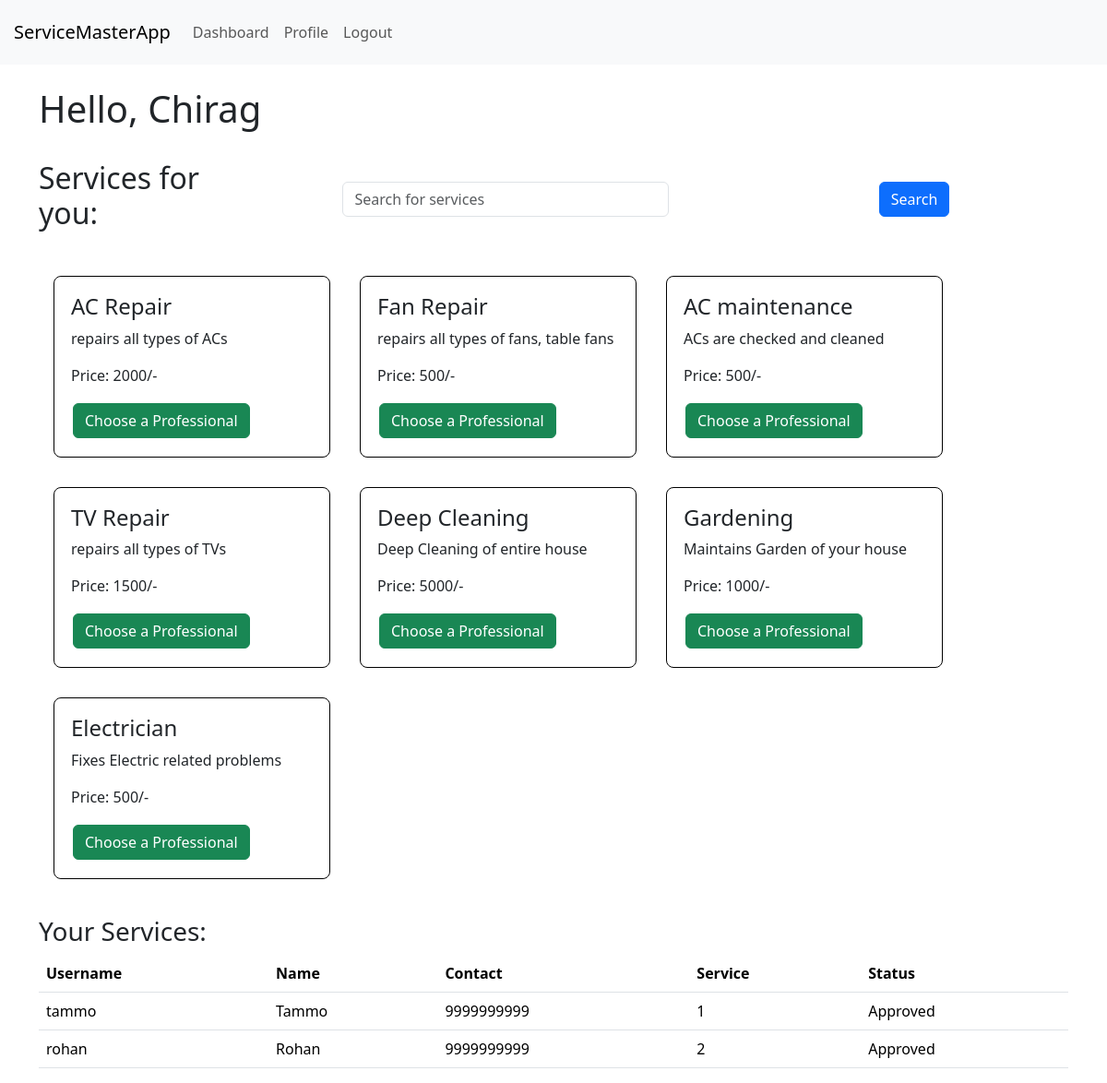
Page /cdashboard (signed in) on the committed database.
### models.py (models this page shows, shortened)
class Customer(db.Model):
    __tablename__='customer'
    id=db.Column(db.Integer, primary_key=True)
    username=db.Column(db.String(32), nullable=False, unique=True)
    passwordhash=db.Column(db.String(512), nullable=False)
    name=db.Column(db.String(64), nullable=False)
    pincode=db.Column(db.String(8), nullable=False)
    utype=db.Column(db.String(16), nullable=False, default='Customer')
    is_admin = db.Column(db.Boolean, nullable=False, default=False)
    @property
    def password(self):
        raise AttributeError('password is not a readable attribute')

class Service(db.Model):
    __tablename__='service'
    id=db.Column(db.Integer,primary_key=True)
    name=db.Column(db.String(32),nullable=False)
    price=db.Column(db.Integer, nullable=False)
    description=db.Column(db.String(512), nullable=False)
    time=db.Column(db.Integer,nullable=False)
    professionals=db.relationship('Professional', backref='service', lazy=True)

class Professional(db.Model):
    __tablename__='professional'
    id=db.Column(db.Integer, primary_key=True)
    username=db.Column(db.String(32), nullable=False, unique=True)
    passwordhash=db.Column(db.String(512), nullable=False)
    name=db.Column(db.String(64), nullable=False)
    contact=db.Column(db.Integer, nullable=False)
    service_id=db.Column(db.Integer, db.ForeignKey('service.id'), nullable=False)
    experience=db.Column(db.Integer, nullable=False)
    pincode=db.Column(db.String(8), nullable=False)
    utype=db.Column(db.String(16), nullable=False, default='Professional')
    status=db.Column(db.String(16), nullable=True, default='Pending')
    profile=db.Column(db.String(512), nullable=False)
    @property
    def password(self):
        raise AttributeError('password is not a readable attribute')

### routes.py (the view)
@app.route('/cdashboard')
@auth_required
def cdashboard():
    user=Customer.query.get(session['user_id'])
    pincode=user.pincode
    search=request.args.get('search')
    if not search:
        return render_template('cdashboard.html',user=user, services=Service.query.all(), professional=Professional.query.filter_by(status='Approved', pincode=pincode))
    return render_template('cdashboard.html',user=user, services=Service.query.filter(Service.name.ilike('%' + search + '%')).all(), professional=Professional.query.filter_by(status='Approved', pincode=pincode))

### routes.py (called while the page is built)
def auth_required(func):
    @wraps(func)
    def inner(*args, **kwargs):
        if 'user_id' not in session:
            flash('Please Login')
            return redirect(url_for('login'))
        return func(*args, **kwargs)
    return inner

### templates/cdashboard.html (shortened to what this page needs)
{% extends 'layout.html' %}
{% block content %}
<br>
<h1>Hello, {{user.name}}</h1>
<br>
<div class="heading">
    <h2>Services for you:</h2>
    <div class="container-fluid">
        <form class="searchbar">
        <input type="text" class="form-control" id="search" name="search" placeholder="Search for services">
        <button type="submit" class="btn btn-primary">Search</button>
        </form>
    </div>
</div>
<br>
<div class="service-list">
    {% for s in services %}
    <div class="service">
        <div class="service-info">
            <h4>{{s.name}}</h4>
            <p>{{s.description}}</p>
            <p>Price: {{s.price}}/-</p>
            <form action="{{url_for('cservices', service_id=s.id)}}" method="POST" class="profbutton">
                <input type="submit" value="Choose a Professional" class="btn btn-success">
            </form>
        </div>
        </div>
    {% endfor %}
</div>
<br>
<h3>Your Services:</h3>
<table class="table">
    <thead>
        <th>Username</th>
        <th>Name</th>
        <th>Contact</th>
        <th>Service</th>
        <th>Status</th>
    </thead>
    <tbody>
        {% for p in professional %}
            <tr>
                <td>{{p.username}}</td>
                <td>{{p.name}}</td>
                <td>{{p.contact}}</td>
                <td>{{p.service_id}}</td>
                <td>{{p.status}}</td>
            </tr>
        {% endfor %}
    </tbody>
</table>
{% endblock %}

### templates/cdashboard.html (style rules this page uses)
.service-list { display: flex; flex-wrap: wrap; justify-content: start; }
.service { width: 300px; margin: 16px; padding: 16px; border: 1px solid #000; border-radius: 8px; display: flex; flex-direction: column; justify-content: start; align-items: flex-start; }
.service-info { display: flex; flex-direction: column; align-items: flex-start; padding: 2px; }
.profbutton { display: flex; flex-direction: column; align-items: flex-start; padding: 2px; }
.container-fluid { padding: 15px; }
.searchbar { width: 100%; display: flex; flex-direction: row; justify-content: space-around; align-items: center; }
#search { width: 40%; }
.heading { display: flex; flex-direction: row; align-items: center; }

### rows in the picture
Customer: name "Chirag"
Service: name "AC Repair", description "repairs all types of ACs", price "2000"
Service: name "Fan Repair", description "repairs all types of fans, table fans", price "500"
Service: name "AC maintenance", description "ACs are checked and cleaned", price "500"
Service: name "TV Repair", description "repairs all types of TVs", price "1500"
Service: name "Deep Cleaning", description "Deep Cleaning of entire house", price "5000"
Service: name "Gardening", description "Maintains Garden of your house", price "1000"
Service: name "Electrician", description "Fixes Electric related problems", price "500"
Professional: username "tammo", name "Tammo", contact "9999999999", service_id "1", status "Approved"
Professional: username "rohan", name "Rohan", contact "9999999999", service_id "2", status "Approved"
